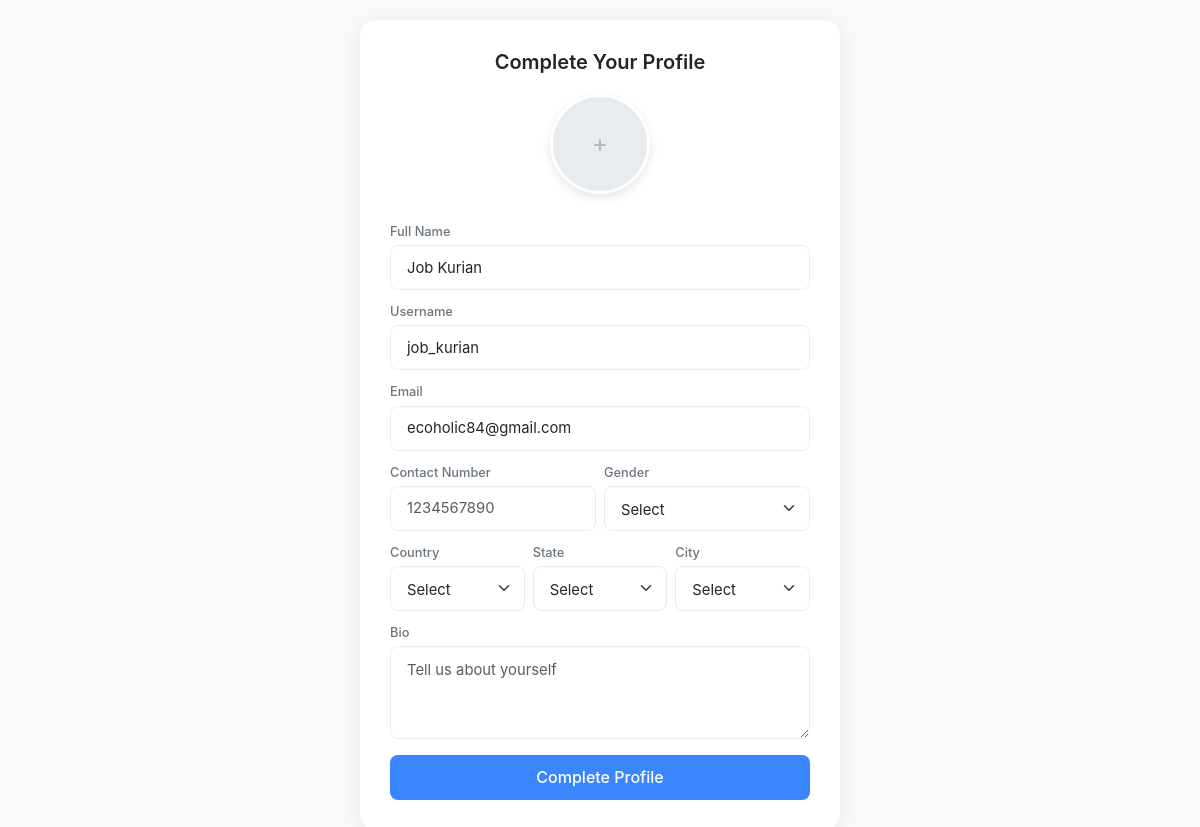
The app's page /User/create-profile/ (signed in), older data.
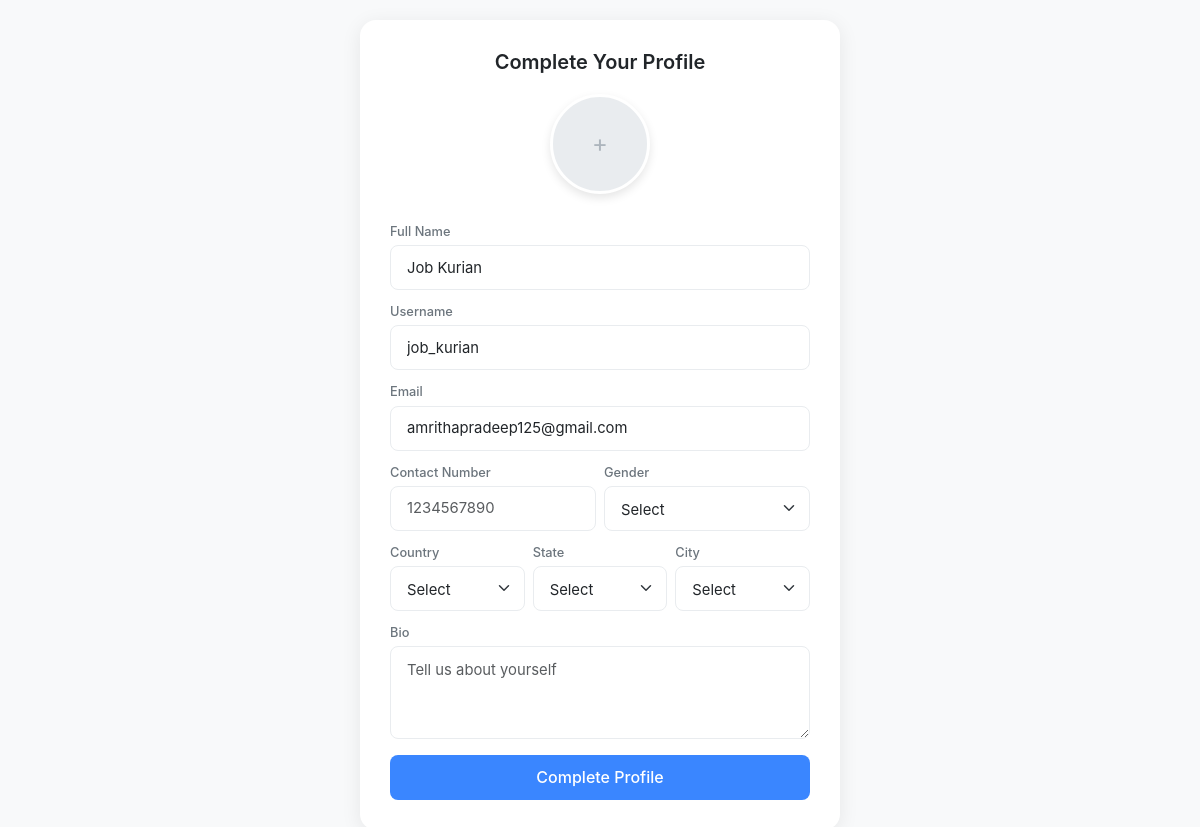
The same page, newer data.
### Guest/models.py (models this page shows, shortened)
class tbl_user(models.Model):
    user_email = models.EmailField(max_length=50, unique=True)
    user_name = models.CharField(max_length=50, null=True, blank=True)
    user_username = models.CharField(max_length=50, null=True, blank=True)
    user_contact = models.CharField(max_length=10, null=True, blank=True)
    user_address = models.CharField(max_length=100, null=True, blank=True)
    user_password = models.CharField(max_length=128, null=True, blank=True)  # Store hashed password
    user_city = models.ForeignKey(tbl_city, on_delete=models.CASCADE, null=True)
    user_photo = models.FileField(upload_to='assets/files/user/', null=True, blank=True)
    user_gender = models.CharField(max_length=100, null=True, blank=True)
    user_bio = models.TextField(null=True, blank=True)
    user_links = models.TextField(null=True, blank=True)  # Store as JSON (GitHub, LinkedIn, etc.)
    user_degree_type = models.CharField(max_length=50, null=True, blank=True)
    user_institution = models.CharField(max_length=100, null=True, blank=True)
    user_field_of_study = models.CharField(max_length=100, null=True, blank=True)
    user_graduation_month = models.IntegerField(null=True, blank=True)  # Store as month number (1-12)
    user_graduation_year = models.IntegerField(null=True, blank=True)  # Store as year (YYYY)
    user_emergency_name = models.CharField(max_length=100, null=True, blank=True)
    user_emergency_phone = models.CharField(max_length=15, null=True, blank=True)
    user_organization_name = models.CharField(max_length=100, null=True, blank=True)
    user_job_title = models.CharField(max_length=100, null=True, blank=True)
    user_industry = models.CharField(max_length=100, null=True, blank=True)
    user_location = models.CharField(max_length=100, null=True, blank=True)
    user_official_address = models.CharField(max_length=200, null=True, blank=True)
    user_official_contact_number = models.CharField(max_length=15, null=True, blank=True)
    is_basic_profile_complete = models.BooleanField(default=False)
    is_volunteer_profile_complete = models.BooleanField(default=False)
    is_organizer_profile_complete = models.BooleanField(default=False)
    user_past_volunteering = models.TextField(null=True, blank=True)
    user_type = models.CharField(max_length=10, choices=USER_TYPES, default='volunteer')
    user_visibility = models.BooleanField(default=False)  # If true, profile is public and visible to anyone

### User/views.py (the view)
# urls.py: path('create-profile/', views.create_profile, name='create_profile'),
def create_profile(request):
    country = tbl_country.objects.all()
    state = tbl_state.objects.all()
    thisUser = tbl_user.objects.get(id=request.session['u_id'])
    if request.method == "POST":
        print("POST data:", request.POST)  # Debug line
        print("FILES data:", request.FILES)  # Debug line for file uploads
        thisUser.user_name = request.POST.get('txt_name')
        thisUser.user_username = request.POST.get('txt_username')
        thisUser.user_email = request.POST.get('txt_email')
        thisUser.user_contact = request.POST.get('txt_contact')  # Add contact
        thisUser.user_gender = request.POST.get('txt_gender')
        city_id = request.POST.get('sel_city')
        try:
            thisUser.user_city = tbl_city.objects.get(id=city_id) if city_id else None
        except ObjectDoesNotExist:
            return render(request, 'User/create_profile.html', {
                'country': country,
                'state': state,
                'error': f"City with ID {city_id} does not exist."
            })
        if 'txt_photo' in request.FILES:  # Check if a file was uploaded
            thisUser.user_photo = request.FILES['txt_photo']  # Add profile photo
        thisUser.user_bio = request.POST.get('txt_bio')
        thisUser.save()
        if thisUser.user_type == 'volunteer':
            return redirect('User:volunteer_dashboard')
        elif thisUser.user_type == 'organizer':
            return redirect('User:organizer_dashboard')
        else:
            return redirect('User:user_who')
    else:
        return render(request, 'User/create_profile.html', {'country': country, 'state': state,'thisUser':thisUser})

### User/templates/User/create_profile.html (shortened to what this page needs)
<!DOCTYPE html>
<html lang="en">
<head>
    <link href="https://cdn.jsdelivr.net/npm/bootstrap@5.3.0/dist/css/bootstrap.min.css" rel="stylesheet">
</head>
<body>
    <div class="profile-card">
        <h2 class="profile-title">Complete Your Profile</h2>
        <div class="profile-photo-wrapper">
            <label for="txt_photo" class="profile-photo" id="photo-preview">
                <div class="profile-photo-icon">+</div>
            </label>
        </div>
        <form method="POST" enctype="multipart/form-data" id="profile-form">
            <div class="mb-2">
                <label class="form-label">Full Name</label>
                <input type="text" name="txt_name" class="form-control" value="{{ thisUser.user_name }}" required>
            </div>
            <div class="mb-2">
                <label class="form-label">Username</label>
                <input type="text" name="txt_username" class="form-control" value="{{ thisUser.user_username }}" required>
            </div>
            <div class="mb-2">
                <label class="form-label">Email</label>
                <input type="email" name="txt_email" class="form-control" value="{{ thisUser.user_email }}" required>
            </div>
            <div class="row g-2 mb-2">
                <div class="col-md-6">
                    <label class="form-label">Contact Number</label>
                    <input type="text" name="txt_contact" class="form-control" maxlength="10" placeholder="1234567890" required>
                </div>
                <div class="col-md-6">
                    <label class="form-label">Gender</label>
                    <select name="txt_gender" class="form-select" required>
                        <option value="" disabled selected>Select</option>
                    </select>
                </div>
            </div>
            <div class="location-group mb-2">
                <div>
                    <label class="form-label">Country</label>
                    <select name="sel_country" id="sel_country" class="form-select" required>
                        <option value="">Select</option>
                    </select>
                </div>
                <div>
                    <label class="form-label">State</label>
                    <select name="sel_state" id="sel_state" class="form-select" required>
                        <option value="">Select</option>
                    </select>
                </div>
                <div>
                    <label class="form-label">City</label>
                    <select name="sel_city" id="sel_city" class="form-select" required>
                        <option value="">Select</option>
                    </select>
                </div>
            </div>
            <div class="mb-2">
                <label class="form-label">Bio</label>
                <textarea name="txt_bio" class="form-control" rows="3" placeholder="Tell us about yourself" required></textarea>
            </div>
            <button type="submit" class="btn btn-primary w-100">Complete Profile</button>
        </form>
    </div>
</body>
</html>

Row changes from the older to the newer data that the page shows:
changed tbl_user "Job Kurian": txt_email "ecoholic84@gmail.com" → "amrithapradeep125@gmail.com"
